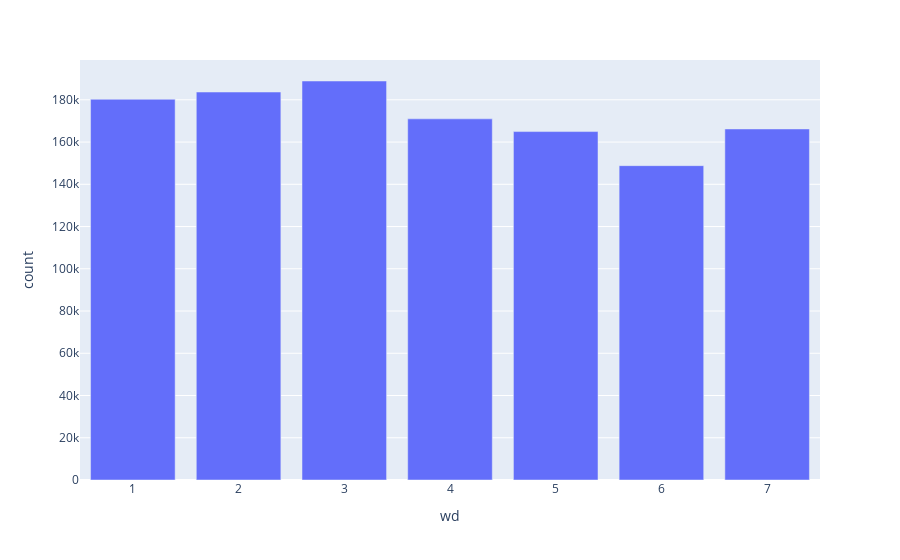

Notebook code for this chart:
### Markdown cell above
Добавила колонку wd для дня недели, чтобы построить барчарт распределения количества просмотров по дням недели.

### Code cell
df['wd'] = df['ts'].dt.dayofweek + 1 

px.bar(
    (
        df
        .groupby(['wd'], as_index=False)
        ['ts']
        .agg({'count'})
    ),
    x = 'wd',
    y = 'count'
)

### Figure 1 — Plotly figure (JSON) as saved in the notebook; plotly's stock layout.template omitted (floating-point values rounded to 4 significant figures)
{"data": [{"alignmentgroup": "True", "hovertemplate": "wd=%{x}<br>count=%{y}<extra></extra>", "legendgroup": "", "marker": {"color": "#636efa", "pattern": {"shape": ""}}, "name": "", "offsetgroup": "", "orientation": "v", "showlegend": false, "textposition": "auto", "type": "bar", "x": [1, 2, 3, 4, 5, 6, 7], "xaxis": "x", "y": [180266, 183683, 188904, 170982, 164963, 148828, 166198], "yaxis": "y"}], "layout": {"autosize": true, "barmode": "relative", "legend": {"tracegroupgap": 0}, "margin": {"t": 60}, "xaxis": {"anchor": "y", "autorange": true, "domain": [0, 1], "range": [0.5, 7.5], "title": {"text": "wd"}, "type": "linear"}, "yaxis": {"anchor": "x", "autorange": true, "domain": [0, 1], "range": [0, 198800.0], "title": {"text": "count"}, "type": "linear"}}}
